Frame 1 (no input): blank canvas, image omitted
Frame 60 (no input): blank canvas, image omitted
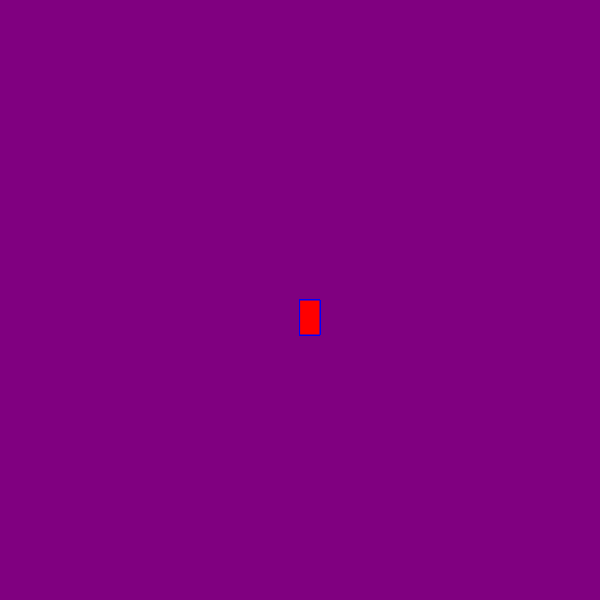
Frame 120 (the mouse pressed at the canvas centre since frame 60)

The p5.js sketch whose frames 1 and 60 were blank and that drew this single picture after the mouse press (run headless with seeded random() and noise() and a simulated clock; from frame 60 on, the mouse is pressed at the canvas centre):

// p5.js sketch
// ── sketch.js
function setup() {
    createCanvas(600, 600);
    background("purple");
  }
  
  function draw() {
  
    
    stroke("blue");
    fill("red");
    
    // console.log(mouseIsPressed);
    
  if(mouseIsPressed) {
  rect(mouseX, mouseY, 20, 35);
    }
   
    
    
  }
